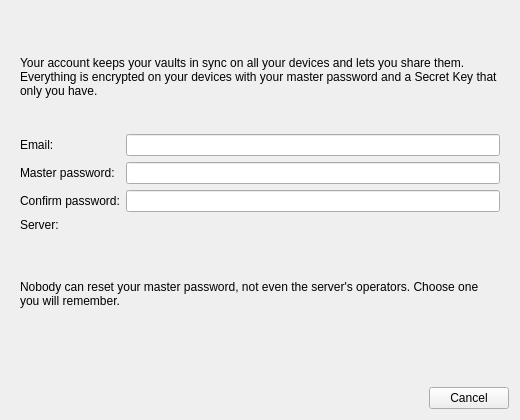
<?xml version="1.0" encoding="UTF-8"?>
<ui version="4.0">
 <class>SignUpWizard</class>
 <widget class="QDialog" name="SignUpWizard">
  <property name="geometry">
   <rect>
    <x>0</x>
    <y>0</y>
    <width>520</width>
    <height>420</height>
   </rect>
  </property>
  <property name="windowTitle">
   <string>Create a KeePassXC account</string>
  </property>
  <layout class="QVBoxLayout" name="verticalLayout">
   <item>
    <widget class="MessageWidget" name="messageWidget" native="true"/>
   </item>
   <item>
    <widget class="QStackedWidget" name="pages">
     <widget class="QWidget" name="detailsPage">
      <layout class="QVBoxLayout" name="detailsLayout">
       <item>
        <widget class="QLabel" name="detailsIntro">
         <property name="text">
          <string>Your account keeps your vaults in sync on all your devices and lets you share them. Everything is encrypted on your devices with your master password and a Secret Key that only you have.</string>
         </property>
         <property name="wordWrap">
          <bool>true</bool>
         </property>
        </widget>
       </item>
       <item>
        <layout class="QFormLayout" name="detailsForm">
         <item row="0" column="0">
          <widget class="QLabel" name="emailLabel">
           <property name="text">
            <string>Email:</string>
           </property>
           <property name="buddy">
            <cstring>emailEdit</cstring>
           </property>
          </widget>
         </item>
         <item row="0" column="1">
          <widget class="VaultLineEdit" name="emailEdit">
           <property name="accessibleName">
            <string>Email</string>
           </property>
          </widget>
         </item>
         <item row="1" column="0">
          <widget class="QLabel" name="passwordLabel">
           <property name="text">
            <string>Master password:</string>
           </property>
           <property name="buddy">
            <cstring>passwordEdit</cstring>
           </property>
          </widget>
         </item>
         <item row="1" column="1">
          <widget class="VaultLineEdit" name="passwordEdit">
           <property name="echoMode">
            <enum>QLineEdit::Password</enum>
           </property>
           <property name="accessibleName">
            <string>Master password</string>
           </property>
          </widget>
         </item>
         <item row="2" column="0">
          <widget class="QLabel" name="confirmLabel">
           <property name="text">
            <string>Confirm password:</string>
           </property>
           <property name="buddy">
            <cstring>confirmEdit</cstring>
           </property>
          </widget>
         </item>
         <item row="2" column="1">
          <widget class="VaultLineEdit" name="confirmEdit">
           <property name="echoMode">
            <enum>QLineEdit::Password</enum>
           </property>
           <property name="accessibleName">
            <string>Confirm master password</string>
           </property>
          </widget>
         </item>
         <item row="3" column="0">
          <widget class="QLabel" name="serverLabel">
           <property name="text">
            <string>Server:</string>
           </property>
          </widget>
         </item>
         <item row="3" column="1">
          <widget class="QLabel" name="serverValue"/>
         </item>
        </layout>
       </item>
       <item>
        <widget class="QLabel" name="passwordHint">
         <property name="text">
          <string>Nobody can reset your master password, not even the server's operators. Choose one you will remember.</string>
         </property>
         <property name="wordWrap">
          <bool>true</bool>
         </property>
        </widget>
       </item>
       <item>
        <spacer name="detailsSpacer">
         <property name="orientation">
          <enum>Qt::Vertical</enum>
         </property>
        </spacer>
       </item>
      </layout>
     </widget>
     <widget class="QWidget" name="kitPage">
      <layout class="QVBoxLayout" name="kitLayout">
       <item>
        <widget class="QLabel" name="kitIntro">
         <property name="text">
          <string>This is your Secret Key. You need it, with your master password, to sign in on a new device. It is shown only now: save your Emergency Kit and keep it safe.</string>
         </property>
         <property name="wordWrap">
          <bool>true</bool>
         </property>
        </widget>
       </item>
       <item>
        <widget class="QLabel" name="secretKeyLabel">
         <property name="alignment">
          <set>Qt::AlignCenter</set>
         </property>
         <property name="textInteractionFlags">
          <set>Qt::TextSelectableByMouse</set>
         </property>
        </widget>
       </item>
       <item>
        <layout class="QHBoxLayout" name="kitButtons">
         <item>
          <spacer name="kitButtonsSpacer">
           <property name="orientation">
            <enum>Qt::Horizontal</enum>
           </property>
          </spacer>
         </item>
         <item>
          <widget class="VaultButton" name="saveKitButton">
           <property name="text">
            <string>Save Emergency Kit…</string>
           </property>
          </widget>
         </item>
        </layout>
       </item>
       <item>
        <widget class="VaultCheckBox" name="savedCheckBox">
         <property name="text">
          <string>I have saved or printed my Emergency Kit</string>
         </property>
        </widget>
       </item>
       <item>
        <spacer name="kitSpacer">
         <property name="orientation">
          <enum>Qt::Vertical</enum>
         </property>
        </spacer>
       </item>
      </layout>
     </widget>
    </widget>
   </item>
   <item>
    <widget class="QLabel" name="busyLabel"/>
   </item>
   <item>
    <widget class="QDialogButtonBox" name="buttonBox">
     <property name="standardButtons">
      <set>QDialogButtonBox::Cancel</set>
     </property>
    </widget>
   </item>
  </layout>
 </widget>
 <customwidgets>
  <customwidget>
   <class>MessageWidget</class>
   <extends>QWidget</extends>
   <header>gui/MessageWidget.h</header>
   <container>1</container>
  </customwidget>
  <customwidget>
   <class>VaultButton</class>
   <extends>QPushButton</extends>
   <header>gui/vault/VaultControls.h</header>
  </customwidget>
  <customwidget>
   <class>VaultCheckBox</class>
   <extends>QCheckBox</extends>
   <header>gui/vault/VaultControls.h</header>
  </customwidget>
  <customwidget>
   <class>VaultLineEdit</class>
   <extends>QLineEdit</extends>
   <header>gui/vault/VaultControls.h</header>
  </customwidget>
 </customwidgets>
 <resources/>
 <connections/>
</ui>
